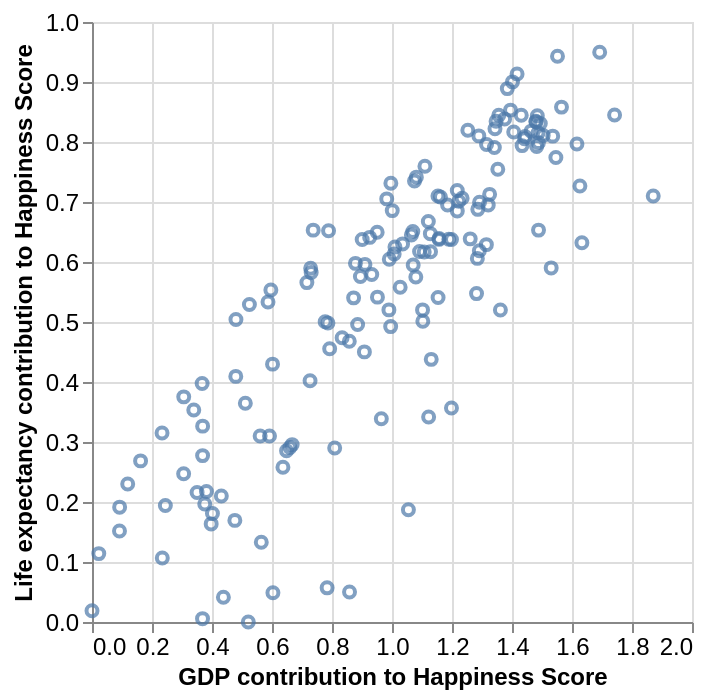

Notebook code for this chart:
### Markdown cell above
Visualize results

### Code cell
gdp_life_plot = alt.Chart(happy_header).mark_point().encode(    # Initialize chart as scatter plot (point) for happy_header df
    x=alt.X("GDP_per_capita").title("GDP contribution to Happiness Score"), # Set x axis as GPD per capita
    y=alt.Y("life_expectancy").title("Life expectancy contribution to Happiness Score") # Set y axis as life expectancy
).configure_axis(   # Set font sizes
    labelFontSize=12,
    titleFontSize=12
)
gdp_life_plot

### Figure 1 — Vega-Lite specification as saved in the notebook (floating-point values rounded to 4 significant figures; data arrays with more than 128 entries replaced by an {"elided": "..."} marker saying what was removed)
{"config": {"view": {"continuousWidth": 300, "continuousHeight": 300}, "axis": {"labelFontSize": 12, "titleFontSize": 12}}, "data": {"name": "data-5da5b433c3126d3312a0afc59aed4745"}, "mark": {"type": "point"}, "encoding": {"x": {"field": "GDP_per_capita", "title": "GDP contribution to Happiness Score", "type": "quantitative"}, "y": {"field": "life_expectancy", "title": "Life expectancy contribution to Happiness Score", "type": "quantitative"}}, "$schema": "https://vega.github.io/schema/vega-lite/v6.1.0.json", "datasets": {"data-5da5b433c3126d3312a0afc59aed4745": {"elided": "155 records"}}}
